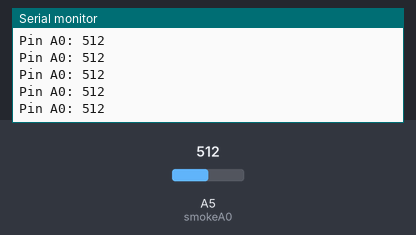
The sketch below on a simulated Arduino Uno, built with avr-gcc and run on an emulated ATmega328P. Parts: the last lines printed to the serial monitor. The test bench sets the inputs (shaded band); at power-on: A5 (smokeA0) = 512.

Above: at 1.2 s.
1.3 s: A5 (smokeA0) set to 716
At 1.31 s:
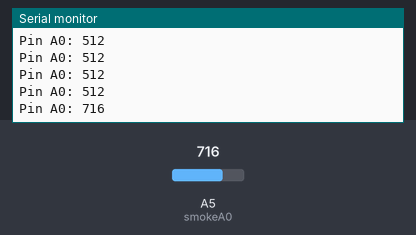
2.8 s: A5 (smokeA0) set to 900
At 2.82 s:
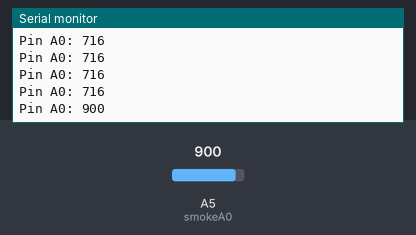
Timing chart, 0 to 5.8 s (numbered marks = the images above; inputs shaded):
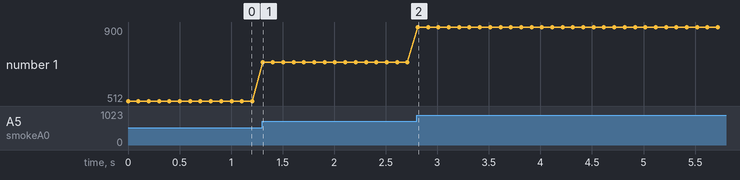

The sketch:

ArduinoUNO_MQ2SmokeDetector.ino
```cpp
/*
 Name:		ArduinoUNO_MQ2SmokeDetector.ino
 Created:	3/6/2017 4:55:49 PM
 Author:	lukas
*/

int smokeA0 = A5;

// the setup function runs once when you press reset or power the board
void setup() {
	pinMode(smokeA0, INPUT);
	Serial.begin(9600);
}

// the loop function runs over and over again until power down or reset
void loop() {
	int analogSensor = analogRead(smokeA0);
	Serial.print("Pin A0: ");
	Serial.println(analogSensor);
	delay(100);
}
```

Measured:
- after the input at 1.3 s, the serial monitor: prints a new line at once (image 1)
- after the input at 2.8 s, the serial monitor: prints a new line at once (image 2)
- plotted number 1: 512 → 716 after the input at 1.3 s, 716 → 900 after the input at 2.8 s
